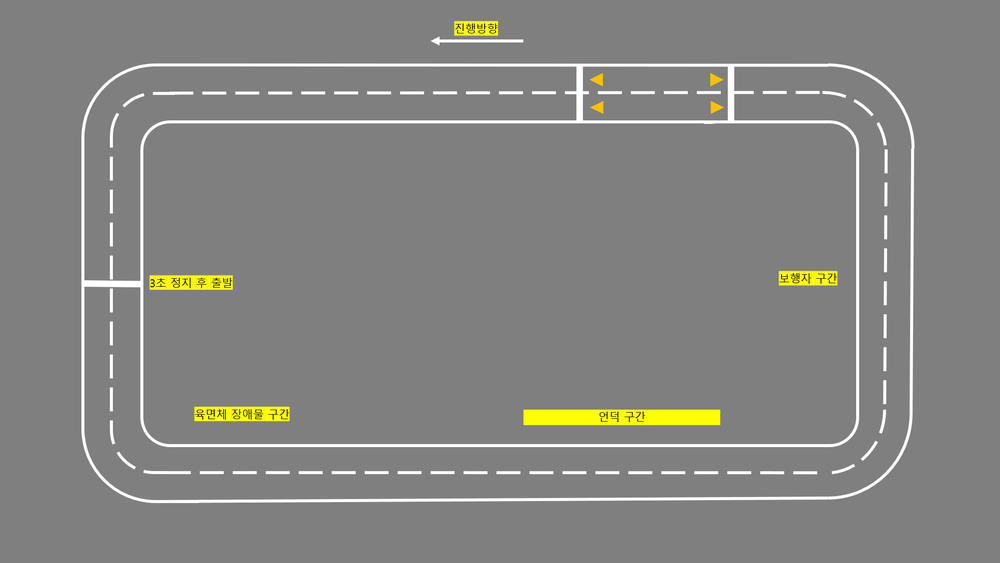
#> input picture oom_ws/src/ros2_term_project/worlds/ros2_car_track_thick_lines.png, 1000 x 563 px, shrunk from 2002 x 1127 before the run, found by its file name
$ python line_tracker.py
#> lines starting #> are read from the running program, lines starting #| are printed output that depends on the picture; after the words box and inside, x2 and y2 are one past the last pixel; in counts of white or black regions, pixels touching at a corner belong together
#> in main, img is the input picture: shape (563, 1000, 3); mean B, G, R 129.6, 132.6, 132.7
import cv2
import numpy


class LineTracker:
    def __init__(self):
        self._delta = 0.0
        self.line = False  # self.line을 초기화

    def process(self, img: numpy.ndarray) -> None:
        # 수정: HSV 색 공간으로 변경
        hsv = cv2.cvtColor(img, cv2.COLOR_BGR2HSV)
#> hsv: shape (563, 1000, 3); mean H, S, V 0.8, 3.5, 132.7

        lower_white = numpy.array([0, 0, 160])
        upper_white = numpy.array([255, 80, 255])
        mask = cv2.inRange(hsv, lower_white, upper_white)
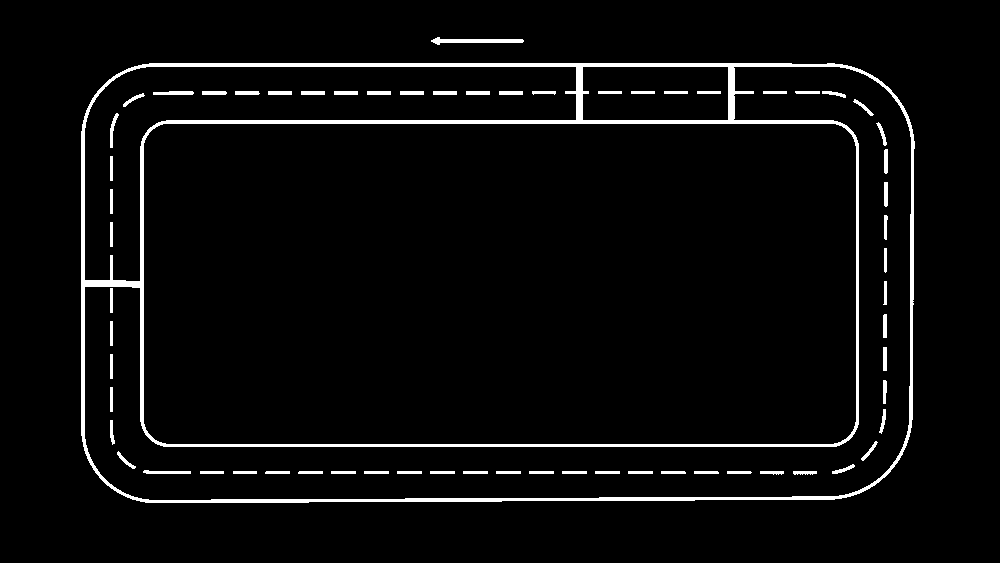
#> mask: shape (563, 1000); 4.1% white; 65 white regions, largest, box (x1, y1, x2, y2) and area: (81, 63, 915, 503) 17178, (431, 37, 524, 45) 382, (153, 91, 194, 95) 146

        h, w, d = img.shape
#> h = 563; w = 1000; d = 3

        # 위에서 부터 높이의 75%
        search_top = int(3 * h / 4)
#> search_top = 422
        # 위에서 부터 높이의 75%에서 +20한 위치 부터
        search_bot = int(3 * h / 4 + 14)
#> search_bot = 436
        # 0으로 처리
        mask[0:search_top, 0:w] = 0
        # 0으로 처리
        mask[search_bot:, 0:w] = 0
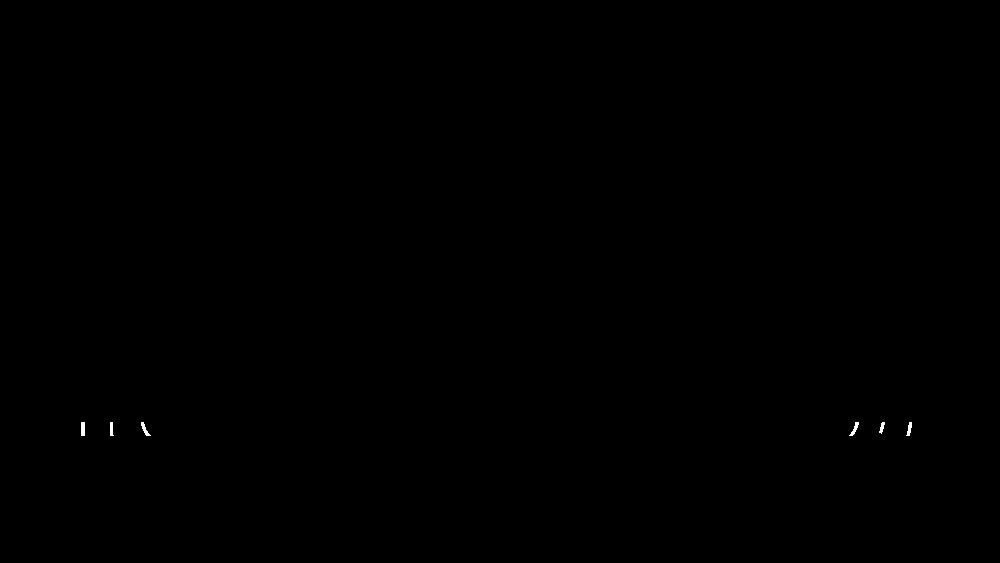
#> mask: shape (563, 1000); 0.05% white; 6 white regions, box (x1, y1, x2, y2) and area: (81, 422, 85, 436) 56, (141, 422, 151, 436) 54, (849, 422, 859, 436) 53, (906, 422, 912, 436) 48, (110, 422, 114, 436) 43, (879, 422, 885, 434) 39
        M = cv2.moments(mask)
#> M = moments, m00 74715, centre m10/m00, m01/m00 = (479.5, 428.5)
        if M['m00'] > 0:
            cx = int(M['m10'] / M['m00'])
#> cx = 479
            cy = int(M['m01'] / M['m00'])
#> cy = 428
            cv2.circle(img, (cx, cy), 20, (0, 0, 255), -1)
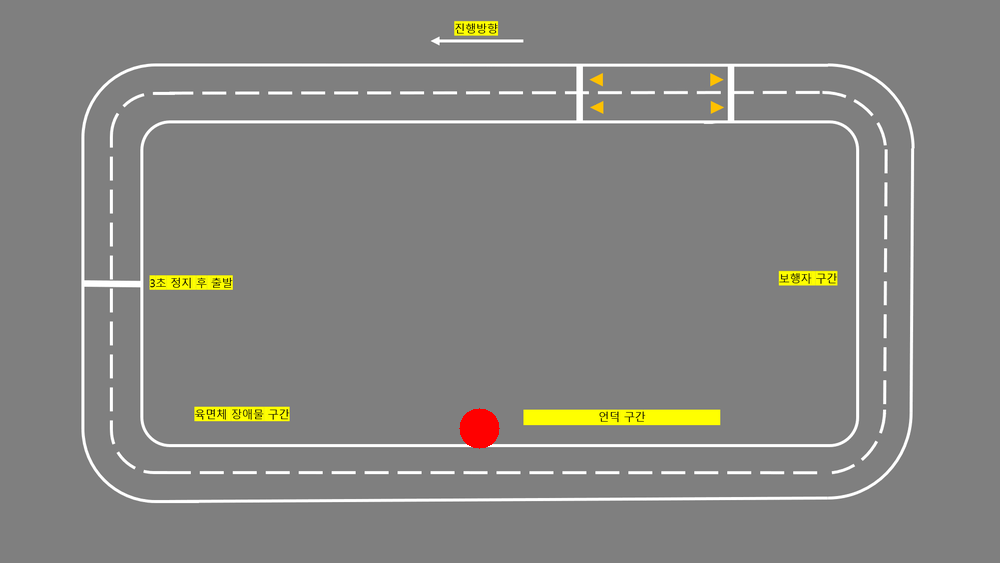
#> img: shape (563, 1000, 3); 0.22% of pixels changed, all inside (x1, y1, x2, y2) = (459, 408, 500, 449)
            self.line = True  # 선이 있을 때 True로 설정
            # 제어 시작
            err = cx - w / 2
#> err = -21
            self._delta = err
#> self._delta = -21
            # 제어 끝
        else:
            self.line = False  # 선을 못 찾았을 때는 False로 설정

        cv2.imshow("window", img)
        cv2.imshow("mask", mask)
        cv2.waitKey(3)  # 대소문자 수정

    @property
    def delta(self):
        return self._delta

    @delta.setter
    def delta(self, delta):
        self._delta = delta


def main():
    tracker = LineTracker()
    import time
    for i in range(100):
        img = cv2.imread('../worlds/ros2_car_track_thick_lines.png')
        tracker.process(img)
        if tracker.line:
            print("Line detected")
        else:
            print("No line detected")
        time.sleep(0.1)


if __name__ == "__main__":
    main()
